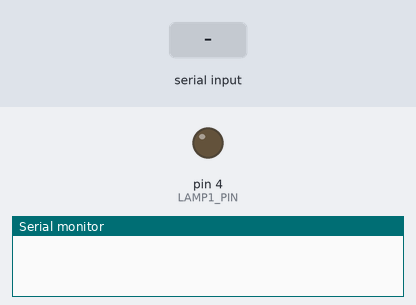
Simulated run of this sketch. Board: Arduino Uno, built with avr-gcc and run on an emulated ATmega328P. On the bench: output pins drawn as LEDs (lit = HIGH), the last lines printed to the serial monitor. Inputs (shaded band) come from the test bench.

Above: at 1.2 s.
1.3 s: "lamp1-on" received over Serial
At 1.7 s:
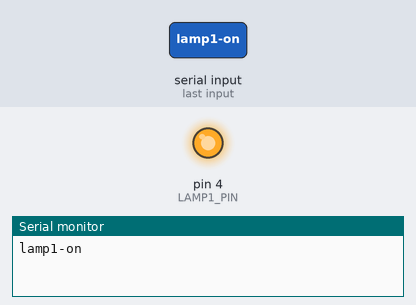
2.8 s: "lamp1-off" received over Serial
At 4.0 s:
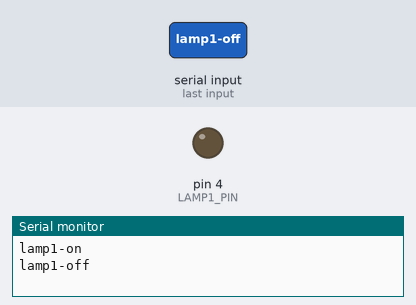
Timing chart, 0 to 5.8 s (numbered marks = the images above; inputs shaded):
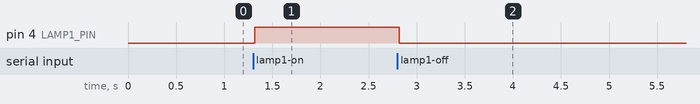

Measured:
- after the input at 1.3 s, pin 4 (LAMP1_PIN): LOW → HIGH at once
- after the input at 2.8 s, pin 4 (LAMP1_PIN): HIGH → LOW at once

The sketch:

LED_Serial.ino
```cpp
/**
 * Desenvolvido por Jefferson Dantas
 *
 * Este código acende/apaga o LED pela porta serial
 * Digite "lamp1-on" para ligar
 * Digite "lamp1-off" para desligar
 *
 * Este código pode ser usado para acender o LED pelo celular/computador
 * https://github.com/josejefferson/arduino-serial-node
 */

/** Pino da lâmpada */
#define LAMP1_PIN 4

void setup() {
  pinMode(LAMP1_PIN, OUTPUT);
  Serial.begin(9600);
  Serial.setTimeout(10);
}

/** Lâmpada está acesa */
bool LAMP1_SWITCHED_ON = false;

void loop() {
  if (Serial.available() > 0) {
    String content = Serial.readString();
    content.trim();

    if (content == "lamp1-on") {
      // Acende a lâmpada
      digitalWrite(LAMP1_PIN, HIGH);
      LAMP1_SWITCHED_ON = true;
      Serial.println("lamp1-on");
    } else if (content == "lamp1-off") {
      // Apaga a lâmpada
      digitalWrite(LAMP1_PIN, LOW);
      LAMP1_SWITCHED_ON = false;
      Serial.println("lamp1-off");
    }
  }
}
```
